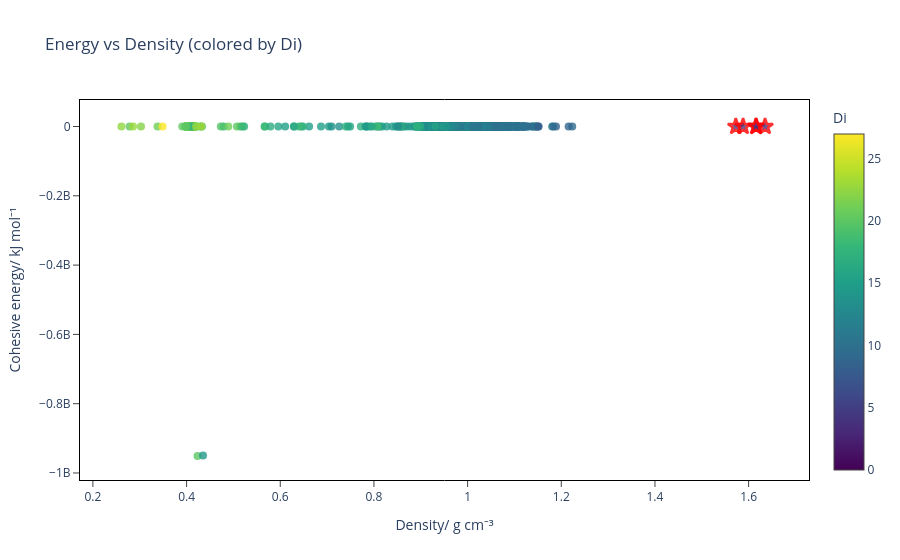
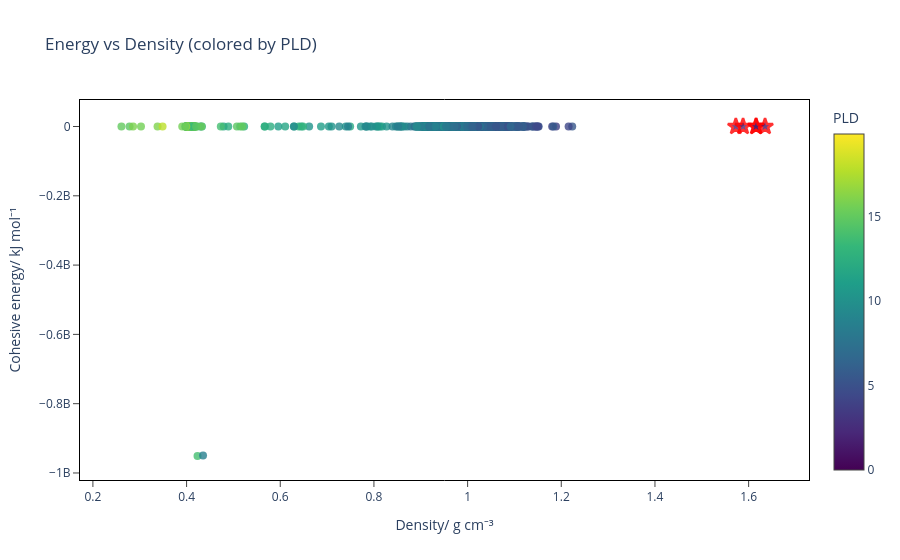
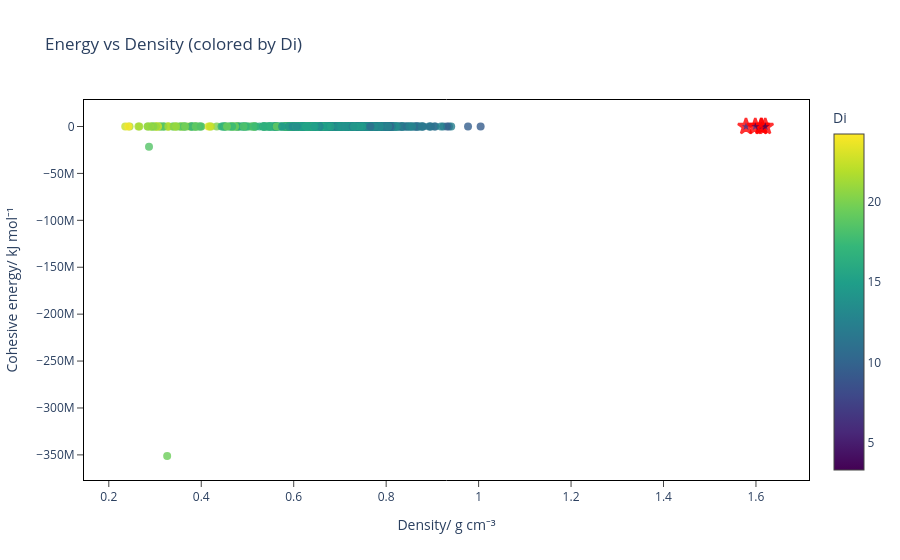
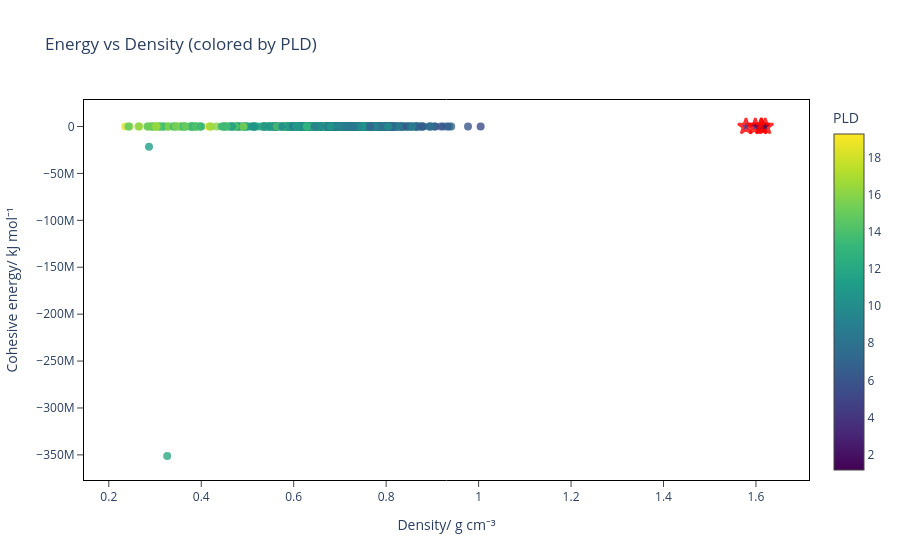

The code cell stored with these charts, in order, in its notebook:
### Code cell
plot_energy_density(
    "./OH_PF6_md/OH_PF6_4_cages_janus_all.csv",
    "./OH_PF6_md/OH_PF6_4cc_top.csv",
    energy_offset= -2288.04,
    num_cages= 4
)

plot_energy_density(
    "./OH_PF6_md/OH_PF6_2_cages_janus_all.csv",
    "./OH_PF6_md/OH_PF6_2cc_top.csv",
    energy_offset= -2288.04,
    num_cages= 2
)

plot_energy_density(
    "./OH_PF6_md/OH_PF6_1_cage_janus_all.csv",
    "./OH_PF6_md/OH_PF6_1cc_top.csv",
    energy_offset= -2288.04,
    num_cages= 1
)

### Figure 1 — Plotly figure (JSON) as saved in the notebook; plotly's stock layout.template omitted (floating-point values rounded to 4 significant figures; data arrays with more than 128 entries replaced by an {"elided": "..."} marker saying what was removed)
{"data": [{"customdata": {"elided": "1972x2 float values"}, "hovertemplate": "idx: %{customdata[0]}<br>Energy: %{y}<br>Density: %{x}<br>Di: %{customdata[1]}", "marker": {"cmax": 26.99, "cmin": 0, "color": {"elided": "1972 float values"}, "colorbar": {"title": {"text": "Di"}}, "colorscale": [[0, "#440154"], [0.1111, "#482878"], [0.2222, "#3e4989"], [0.3333, "#31688e"], [0.4444, "#26828e"], [0.5556, "#1f9e89"], [0.6667, "#35b779"], [0.7778, "#6ece58"], [0.8889, "#b5de2b"], [1, "#fde725"]], "opacity": 0.8, "size": 8, "symbol": "circle"}, "mode": "markers", "name": "geomopt", "type": "scatter", "x": {"elided": "1972 float values"}, "y": {"elided": "1972 float values"}}, {"customdata": [[408, 4.409], [662, 3.508], [1878, 3.332], [1976, 3.257], [1990, 3.984]], "hovertemplate": "idx: %{customdata[0]}<br>Energy: %{y}<br>Density: %{x}<br>Di: %{customdata[1]}", "marker": {"cmax": 26.99, "cmin": 0, "color": [4.409, 3.508, 3.332, 3.257, 3.984], "colorscale": [[0, "#440154"], [0.1111, "#482878"], [0.2222, "#3e4989"], [0.3333, "#31688e"], [0.4444, "#26828e"], [0.5556, "#1f9e89"], [0.6667, "#35b779"], [0.7778, "#6ece58"], [0.8889, "#b5de2b"], [1, "#fde725"]], "line": {"color": "red", "width": 2.5}, "opacity": 0.8, "showscale": false, "size": 12, "symbol": "star"}, "mode": "markers", "name": "md+geomopt", "type": "scatter", "x": [1.573, 1.616, 1.616, 1.635, 1.588], "y": [-660.2, -674.9, -680.4, -681.5, -663.8]}], "layout": {"paper_bgcolor": "white", "plot_bgcolor": "white", "showlegend": false, "title": {"text": "Energy vs Density (colored by Di)"}, "xaxis": {"linecolor": "black", "mirror": true, "showgrid": false, "showline": true, "ticklen": 6, "ticks": "outside", "tickwidth": 1, "title": {"text": "Density/ g cm⁻³"}, "zeroline": false}, "yaxis": {"linecolor": "black", "mirror": true, "showgrid": false, "showline": true, "ticklen": 6, "ticks": "outside", "tickwidth": 1, "title": {"text": "Cohesive energy/ kJ mol⁻¹"}, "zeroline": false}}}

### Figure 2 — Plotly figure (JSON) as saved in the notebook; plotly's stock layout.template omitted (floating-point values rounded to 4 significant figures; data arrays with more than 128 entries replaced by an {"elided": "..."} marker saying what was removed)
{"data": [{"customdata": {"elided": "1972x2 float values"}, "hovertemplate": "idx: %{customdata[0]}<br>Energy: %{y}<br>Density: %{x}<br>PLD: %{customdata[1]}", "marker": {"cmax": 19.87, "cmin": 0, "color": {"elided": "1972 float values"}, "colorbar": {"title": {"text": "PLD"}}, "colorscale": [[0, "#440154"], [0.1111, "#482878"], [0.2222, "#3e4989"], [0.3333, "#31688e"], [0.4444, "#26828e"], [0.5556, "#1f9e89"], [0.6667, "#35b779"], [0.7778, "#6ece58"], [0.8889, "#b5de2b"], [1, "#fde725"]], "opacity": 0.8, "size": 8, "symbol": "circle"}, "mode": "markers", "name": "geomopt", "type": "scatter", "x": {"elided": "1972 float values"}, "y": {"elided": "1972 float values"}}, {"customdata": [[408, 1.691], [662, 1.393], [1878, 1.39], [1976, 1.154], [1990, 2.09]], "hovertemplate": "idx: %{customdata[0]}<br>Energy: %{y}<br>Density: %{x}<br>PLD: %{customdata[1]}", "marker": {"cmax": 19.87, "cmin": 0, "color": [1.691, 1.393, 1.39, 1.154, 2.09], "colorscale": [[0, "#440154"], [0.1111, "#482878"], [0.2222, "#3e4989"], [0.3333, "#31688e"], [0.4444, "#26828e"], [0.5556, "#1f9e89"], [0.6667, "#35b779"], [0.7778, "#6ece58"], [0.8889, "#b5de2b"], [1, "#fde725"]], "line": {"color": "red", "width": 2.5}, "opacity": 0.8, "showscale": false, "size": 12, "symbol": "star"}, "mode": "markers", "name": "md+geomopt", "type": "scatter", "x": [1.573, 1.616, 1.616, 1.635, 1.588], "y": [-660.2, -674.9, -680.4, -681.5, -663.8]}], "layout": {"paper_bgcolor": "white", "plot_bgcolor": "white", "showlegend": false, "title": {"text": "Energy vs Density (colored by PLD)"}, "xaxis": {"linecolor": "black", "mirror": true, "showgrid": false, "showline": true, "ticklen": 6, "ticks": "outside", "tickwidth": 1, "title": {"text": "Density/ g cm⁻³"}, "zeroline": false}, "yaxis": {"linecolor": "black", "mirror": true, "showgrid": false, "showline": true, "ticklen": 6, "ticks": "outside", "tickwidth": 1, "title": {"text": "Cohesive energy/ kJ mol⁻¹"}, "zeroline": false}}}

### Figure 3 — Plotly figure (JSON) as saved in the notebook; plotly's stock layout.template omitted (floating-point values rounded to 4 significant figures; data arrays with more than 128 entries replaced by an {"elided": "..."} marker saying what was removed)
{"data": [{"customdata": {"elided": "2000x2 float values"}, "hovertemplate": "idx: %{customdata[0]}<br>Energy: %{y}<br>Density: %{x}<br>Di: %{customdata[1]}", "marker": {"cmax": 24.2, "cmin": 3.333, "color": {"elided": "2000 float values"}, "colorbar": {"title": {"text": "Di"}}, "colorscale": [[0, "#440154"], [0.1111, "#482878"], [0.2222, "#3e4989"], [0.3333, "#31688e"], [0.4444, "#26828e"], [0.5556, "#1f9e89"], [0.6667, "#35b779"], [0.7778, "#6ece58"], [0.8889, "#b5de2b"], [1, "#fde725"]], "opacity": 0.8, "size": 8, "symbol": "circle"}, "mode": "markers", "name": "geomopt", "type": "scatter", "x": {"elided": "2000 float values"}, "y": {"elided": "2000 float values"}}, {"customdata": [[408, 3.485], [662, 3.461], [1878, 3.351], [1976, 3.333], [1990, 3.645]], "hovertemplate": "idx: %{customdata[0]}<br>Energy: %{y}<br>Density: %{x}<br>Di: %{customdata[1]}", "marker": {"cmax": 24.2, "cmin": 3.333, "color": [3.485, 3.461, 3.351, 3.333, 3.645], "colorscale": [[0, "#440154"], [0.1111, "#482878"], [0.2222, "#3e4989"], [0.3333, "#31688e"], [0.4444, "#26828e"], [0.5556, "#1f9e89"], [0.6667, "#35b779"], [0.7778, "#6ece58"], [0.8889, "#b5de2b"], [1, "#fde725"]], "line": {"color": "red", "width": 2.5}, "opacity": 0.8, "showscale": false, "size": 12, "symbol": "star"}, "mode": "markers", "name": "md+geomopt", "type": "scatter", "x": [1.578, 1.612, 1.611, 1.62, 1.599], "y": [-670.0, -672.5, -680.2, -701.9, -680.2]}], "layout": {"paper_bgcolor": "white", "plot_bgcolor": "white", "showlegend": false, "title": {"text": "Energy vs Density (colored by Di)"}, "xaxis": {"linecolor": "black", "mirror": true, "showgrid": false, "showline": true, "ticklen": 6, "ticks": "outside", "tickwidth": 1, "title": {"text": "Density/ g cm⁻³"}, "zeroline": false}, "yaxis": {"linecolor": "black", "mirror": true, "showgrid": false, "showline": true, "ticklen": 6, "ticks": "outside", "tickwidth": 1, "title": {"text": "Cohesive energy/ kJ mol⁻¹"}, "zeroline": false}}}

### Figure 4 — Plotly figure (JSON) as saved in the notebook; plotly's stock layout.template omitted (floating-point values rounded to 4 significant figures; data arrays with more than 128 entries replaced by an {"elided": "..."} marker saying what was removed)
{"data": [{"customdata": {"elided": "2000x2 float values"}, "hovertemplate": "idx: %{customdata[0]}<br>Energy: %{y}<br>Density: %{x}<br>PLD: %{customdata[1]}", "marker": {"cmax": 19.25, "cmin": 1.173, "color": {"elided": "2000 float values"}, "colorbar": {"title": {"text": "PLD"}}, "colorscale": [[0, "#440154"], [0.1111, "#482878"], [0.2222, "#3e4989"], [0.3333, "#31688e"], [0.4444, "#26828e"], [0.5556, "#1f9e89"], [0.6667, "#35b779"], [0.7778, "#6ece58"], [0.8889, "#b5de2b"], [1, "#fde725"]], "opacity": 0.8, "size": 8, "symbol": "circle"}, "mode": "markers", "name": "geomopt", "type": "scatter", "x": {"elided": "2000 float values"}, "y": {"elided": "2000 float values"}}, {"customdata": [[408, 1.642], [662, 1.581], [1878, 1.173], [1976, 1.314], [1990, 1.646]], "hovertemplate": "idx: %{customdata[0]}<br>Energy: %{y}<br>Density: %{x}<br>PLD: %{customdata[1]}", "marker": {"cmax": 19.25, "cmin": 1.173, "color": [1.642, 1.581, 1.173, 1.314, 1.646], "colorscale": [[0, "#440154"], [0.1111, "#482878"], [0.2222, "#3e4989"], [0.3333, "#31688e"], [0.4444, "#26828e"], [0.5556, "#1f9e89"], [0.6667, "#35b779"], [0.7778, "#6ece58"], [0.8889, "#b5de2b"], [1, "#fde725"]], "line": {"color": "red", "width": 2.5}, "opacity": 0.8, "showscale": false, "size": 12, "symbol": "star"}, "mode": "markers", "name": "md+geomopt", "type": "scatter", "x": [1.578, 1.612, 1.611, 1.62, 1.599], "y": [-670.0, -672.5, -680.2, -701.9, -680.2]}], "layout": {"paper_bgcolor": "white", "plot_bgcolor": "white", "showlegend": false, "title": {"text": "Energy vs Density (colored by PLD)"}, "xaxis": {"linecolor": "black", "mirror": true, "showgrid": false, "showline": true, "ticklen": 6, "ticks": "outside", "tickwidth": 1, "title": {"text": "Density/ g cm⁻³"}, "zeroline": false}, "yaxis": {"linecolor": "black", "mirror": true, "showgrid": false, "showline": true, "ticklen": 6, "ticks": "outside", "tickwidth": 1, "title": {"text": "Cohesive energy/ kJ mol⁻¹"}, "zeroline": false}}}
